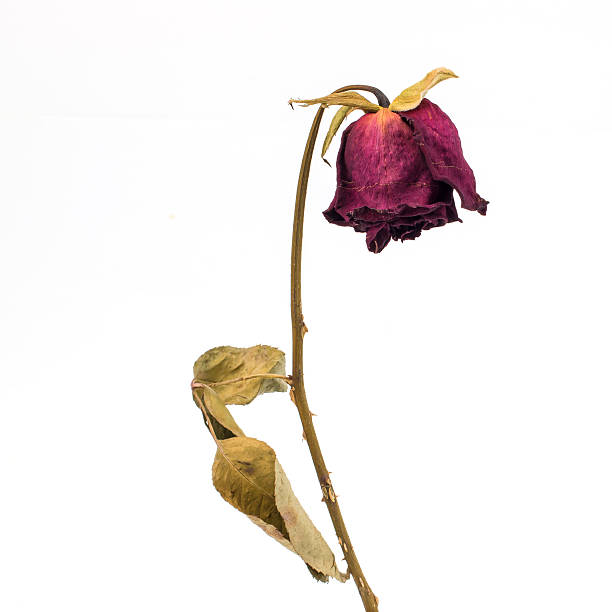
#> input picture feature-capture/imagenes_prueba/caida.jpg, 612 x 612 px, given in place of the camera
$ python PRUEBAS.py
#> lines starting #> are read from the running program, lines starting #| are printed output that depends on the picture; after the words box and inside, x2 and y2 are one past the last pixel; in counts of white or black regions, pixels touching at a corner belong together
import cv2 as cv
from pathlib import Path
import os
import numpy as np


cam = cv.VideoCapture(0, cv.CAP_MSMF)


while True:

    ret, frame = cam.read()
#> frame is the input picture: shape (612, 612, 3); mean B, G, R 235.3, 237.7, 242.7

    gris = cv.cvtColor(frame, cv.COLOR_BGR2GRAY)
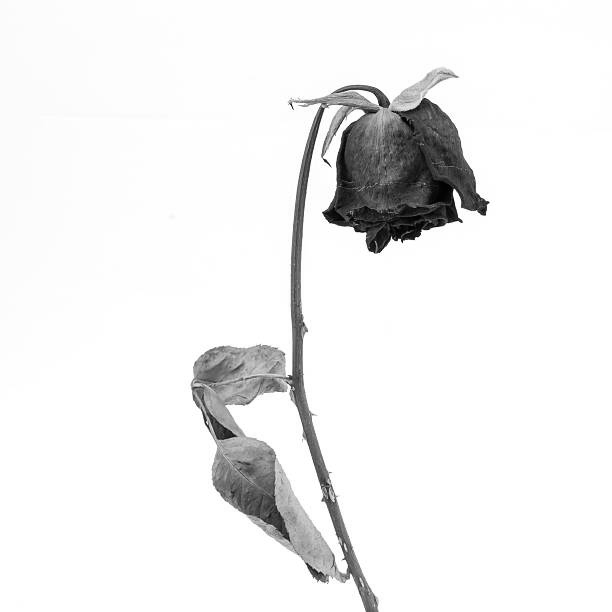
#> gris: shape (612, 612); min 0, max 255, mean 238.9
    hsv = cv.cvtColor(frame, cv.COLOR_BGR2HSV)
#> hsv: shape (612, 612, 3); mean H, S, V 15.8, 16.1, 242.8

    H,S,V = cv.split(hsv)
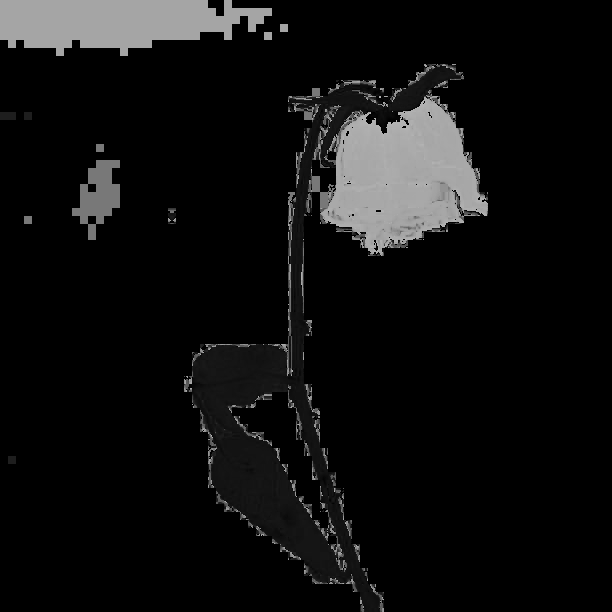
#> H: shape (612, 612); min 0, max 179, mean 15.8
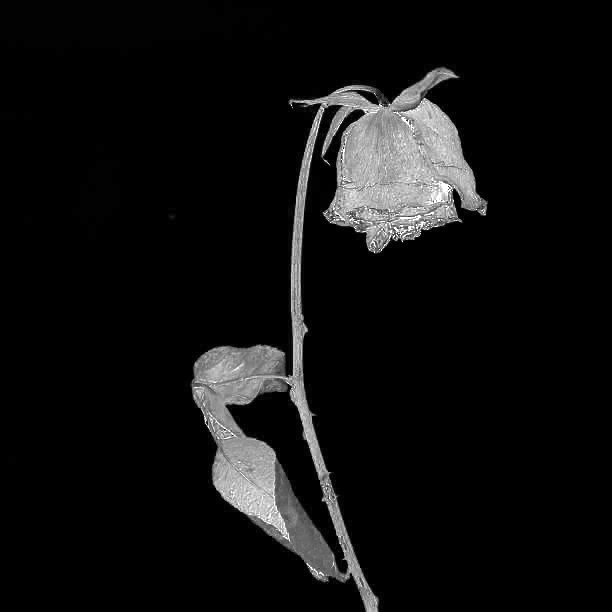
#> S: shape (612, 612); min 0, max 255, mean 16.1
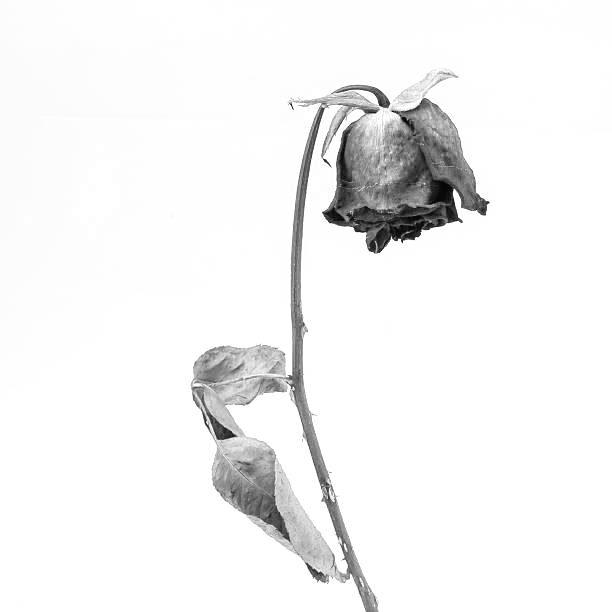
#> V: shape (612, 612); min 1, max 255, mean 242.8

    v_suave = cv.GaussianBlur(V, (7,7), 0)

    _, mascara_flor = cv.threshold(v_suave, 0,255, cv.THRESH_BINARY + cv.THRESH_OTSU)
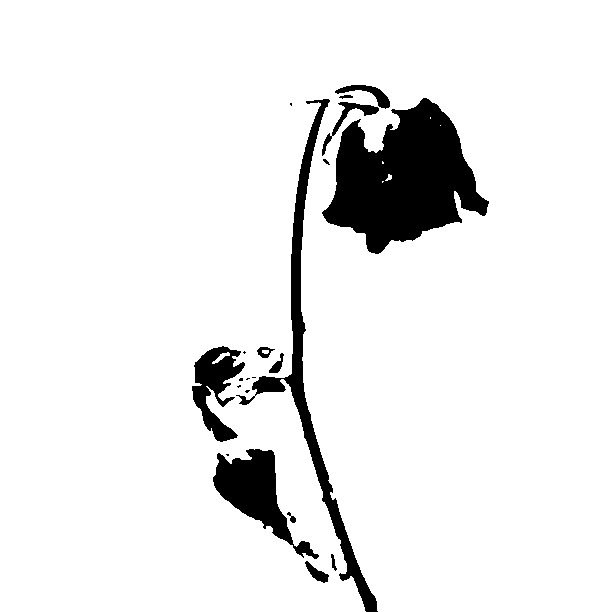
#> mascara_flor: shape (612, 612); 92.2% white; 21 black regions (8 under 20 px), largest, box (x1, y1, x2, y2) and area: (322, 98, 489, 254) 14960, (236, 99, 378, 612) 6044, (213, 449, 319, 559) 4097

    cv.imshow('Tu sabe', mascara_flor)
    cv.waitKey(1)

cam.release()
cam.destroyAllWindows()

$ run again, on feature-capture/imagenes_prueba/girasol.jpg
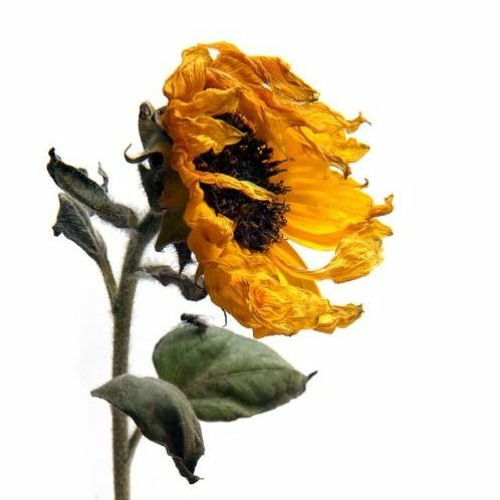
#> input picture feature-capture/imagenes_prueba/girasol.jpg, 500 x 500 px, given in place of the camera
#> frame is the input picture: shape (500, 500, 3); mean B, G, R 184.7, 205.6, 217.8
#> hsv: shape (500, 500, 3); mean H, S, V 14.3, 52.1, 218.4
#> `H,S,V = cv.split(hsv)`:
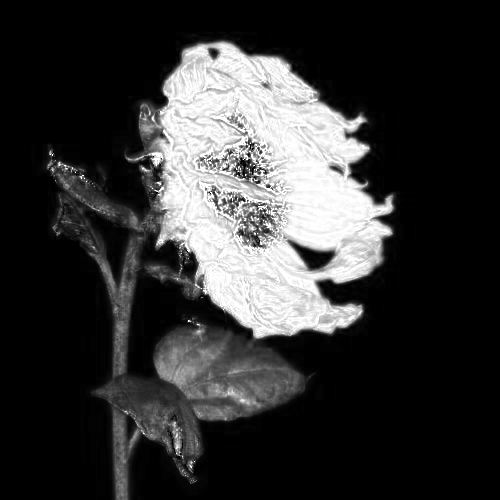
#> S: shape (500, 500); min 0, max 255, mean 52.1
#> `_, mascara_flor = cv.threshold(v_suave, 0,255, cv.THRESH_BINARY + cv.T..`:
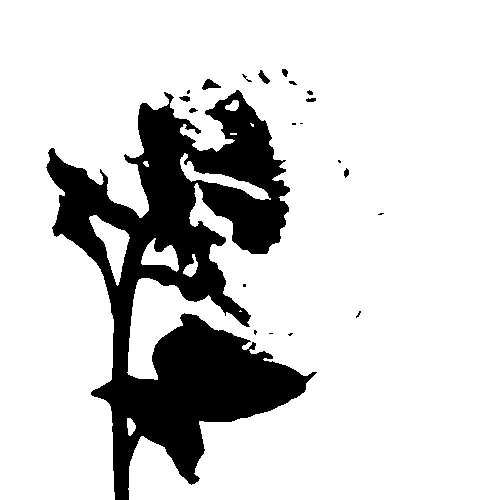
#> mascara_flor: shape (500, 500); 82.4% white; 21 black regions (10 under 20 px), largest, box (x1, y1, x2, y2) and area: (46, 90, 317, 500) 43605, (202, 79, 221, 90) 114, (258, 70, 270, 84) 75

$ run again, on feature-capture/imagenes_prueba/girasol_prueba.jpg
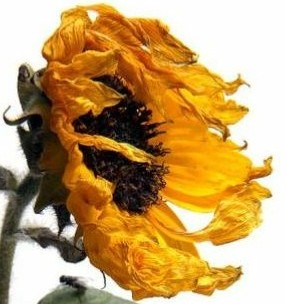
#> input picture feature-capture/imagenes_prueba/girasol_prueba.jpg, 286 x 304 px, given in place of the camera
#> frame is the input picture: shape (304, 286, 3); mean B, G, R 105.1, 158.8, 194.3
#> hsv: shape (304, 286, 3); mean H, S, V 24.3, 129.4, 194.8
#> `v_suave = cv.GaussianBlur(V, (7,7), 0)`:
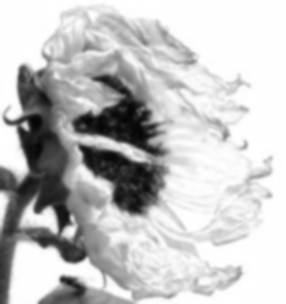
#> v_suave: shape (304, 286); min 5, max 255, mean 194.8
#> `_, mascara_flor = cv.threshold(v_suave, 0,255, cv.THRESH_BINARY + cv.T..`:
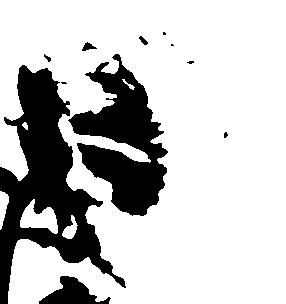
#> mascara_flor: shape (304, 286); 76.7% white; 11 black regions (5 under 20 px), largest, box (x1, y1, x2, y2) and area: (0, 65, 126, 304) 11116, (68, 54, 168, 216) 7929, (39, 276, 111, 304) 1000, (82, 42, 97, 51) 69, (139, 36, 148, 45) 41, (44, 54, 51, 62) 26
